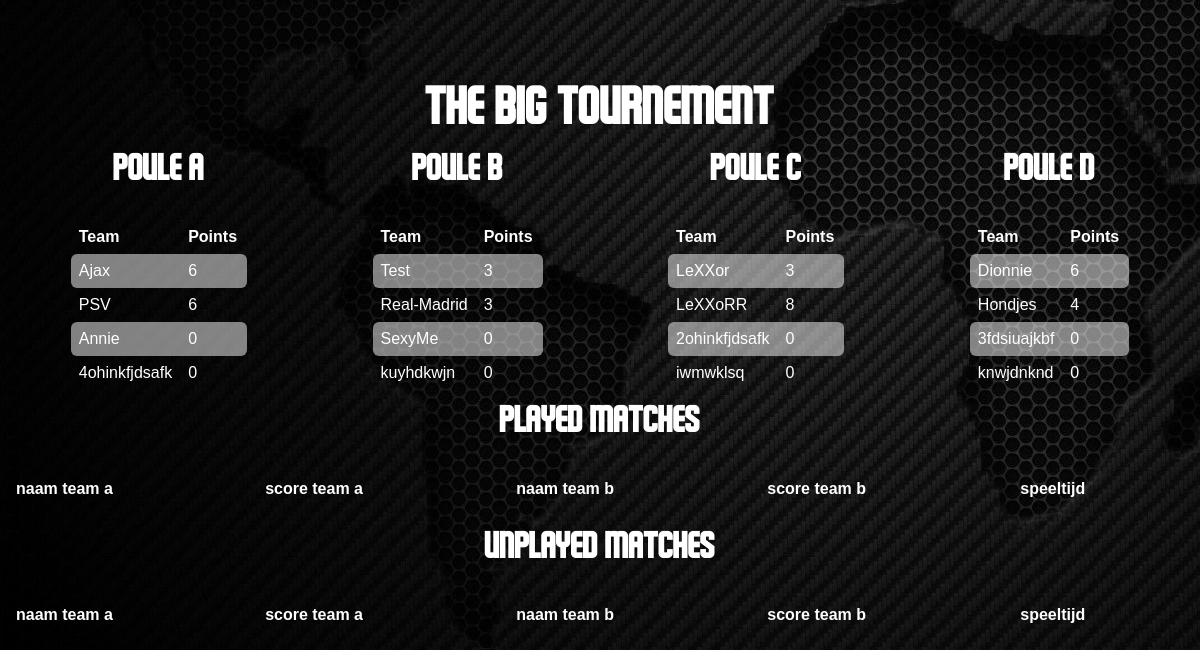
Before: / (lower part) with the older database file.
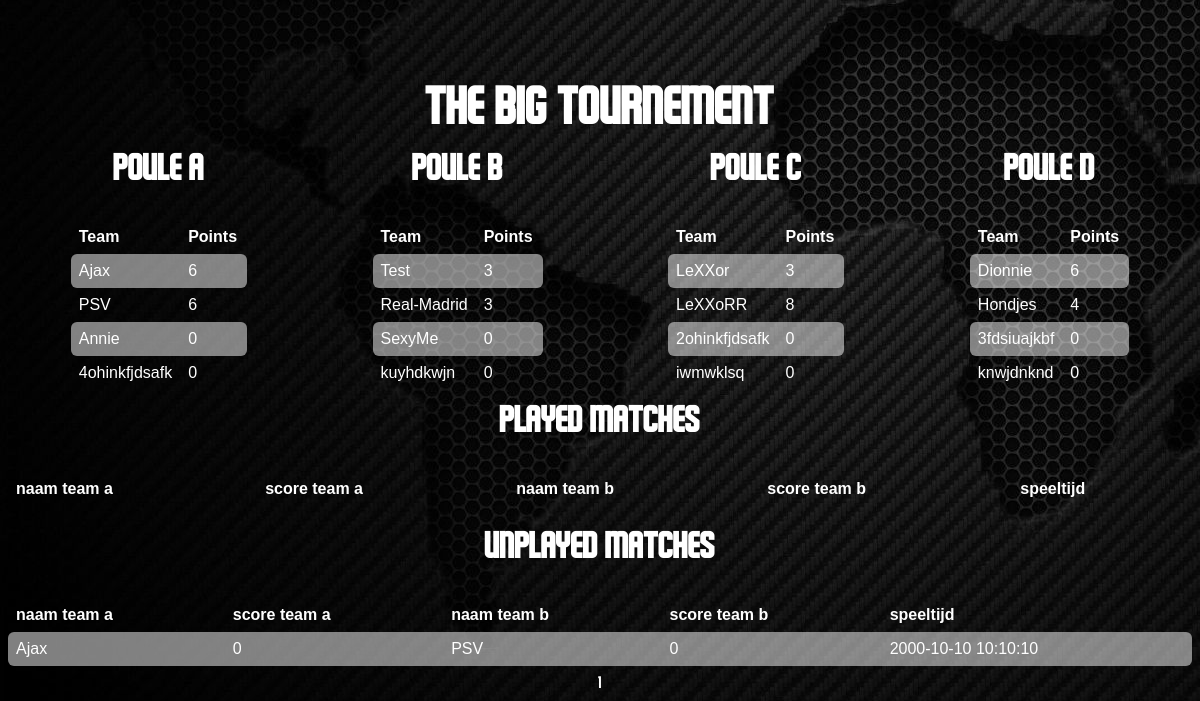
After: the same page with the newer database file.
### tables this page shows
CREATE TABLE `tbl_teams` (
  `id` int(11) UNSIGNED NOT NULL,
  `poule_id` int(11) NOT NULL DEFAULT '0',
  `name` varchar(255) NOT NULL,
  `points` int(3) DEFAULT '0',
  `created_at` datetime NOT NULL DEFAULT CURRENT_TIMESTAMP,
  `deleted_at` datetime DEFAULT NULL
);

CREATE TABLE `tbl_matches` (
  `id` int(10) UNSIGNED NOT NULL,
  `team_id_a` int(10) UNSIGNED NOT NULL,
  `team_id_b` int(10) UNSIGNED NOT NULL,
  `score_team_a` int(10) UNSIGNED DEFAULT '0',
  `score_team_b` int(10) UNSIGNED DEFAULT '0',
  `isPlayed` tinyint(1) DEFAULT '0',
  `matchType` int(1) NOT NULL DEFAULT '0',
  `start_time` datetime DEFAULT NULL
);

### index.php (the view, shortened to what this page needs)
<?php
    require ('app/database.php');
?>
<!doctype html>
<html lang="en">
<head>
    <link rel="stylesheet" href="Style/Main_Web_CSS.css">
</head>
<body>
<div class="container">
    <div class="Group" id="Group">
        <div class="Engineers">
            <div class="team">
                <div class="member">
                </div>
                <div class="member">
                </div>
                <div class="member">
                </div>
            </div>
        </div>
    </div>
    <div class="Tournament" id="Tournement">
        <h2>The Big Tournement</h2>
        <?php
            $poules = [];
            $i = 0;
            $query = 'SELECT * FROM tbl_teams WHERE poule_id = 1';
            $stmt = $db_conn->prepare($query);
            $stmt->execute();
            $poule_a = $stmt->fetchAll(PDO::FETCH_ASSOC);
            $query = 'SELECT * FROM tbl_teams WHERE poule_id = 2';
            $stmt = $db_conn->prepare($query);
            $stmt->execute();
            $poule_b = $stmt->fetchAll(PDO::FETCH_ASSOC);
            $query = 'SELECT * FROM tbl_teams WHERE poule_id = 3';
            $stmt = $db_conn->prepare($query);
            $stmt->execute();
            $poule_c = $stmt->fetchAll(PDO::FETCH_ASSOC);
            $query = 'SELECT * FROM tbl_teams WHERE poule_id = 4';
            $stmt = $db_conn->prepare($query);
            $stmt->execute();
            $poule_d = $stmt->fetchAll(PDO::FETCH_ASSOC);
            array_push($poules, $poule_a, $poule_b, $poule_c, $poule_d);
        ?>
        <div class="poules">
            <?php foreach ( $poules as $poule ): ?>
                <div class="item">
                    <?php
                        switch ($i) {
                            case 0:
                                echo '<h3>Poule A</h3>';
                                break;
                            case 1:
                                echo '<h3>Poule B</h3>';
                                break;
                            case 2:
                                echo '<h3>Poule C</h3>';
                                break;
                            case 3:
                                echo '<h3>Poule D</h3>';
                                break;
                        }
                        $i++;
                    ?>
                    <table>
                        <tr>
                            <th>Team</th>
                            <th>Points</th>
                        </tr>
                        <?php foreach ( $poule as $team ): ?>
                            <tr>
                                <td><?php echo $team['name']; ?></td>
                                <td><?php echo $team['points']; ?></td>
                            </tr>
                        <?php endforeach; ?>
                    </table>
                </div>
            <?php endforeach; ?>
        </div>
        <div class="matches">
            <div class="match">
                <h3>Played matches</h3>
                <table>
                    <tr>
                        <th>naam team a</th>
                        <th>score team a</th>
                        <th>naam team b</th>
                        <th>score team b</th>
                        <th>speeltijd</th>
                    </tr>
                </table>
                <div class="pagenation">
                </div>
            </div>
            <div class="match">
                <?php
                $page = isset($_GET['page']) ? (int)$_GET['page'] : 1;
                $perPage = isset($_GET['per-page']) && $_GET['per-page'] <= 8 ? (int)$_GET['per-page'] : 8;
                $start = ($page > 1) ? ($page * $perPage) - $perPage : 0;
                $matches = $db_conn->prepare ("SELECT SQL_CALC_FOUND_ROWS * FROM tbl_matches WHERE isPlayed = FALSE AND start_time IS NOT NULL ORDER BY start_time ASC LIMIT {$start},{$perPage}");
                $matches->execute();
                $matches = $matches->fetchAll(PDO::FETCH_ASSOC);
                $total = $db_conn->query("SELECT FOUND_ROWS() as total")->fetch()['total'];
                $pages = ceil($total /$perPage);
                $teams = $db_conn->prepare ("SELECT * FROM tbl_teams");
                $teams->execute();
                $teams = $teams->fetchAll(PDO::FETCH_ASSOC);
                ?>
                <h3>Unplayed matches</h3>
                <table>
                    <tr>
                        <th>naam team a</th>
                        <th>score team a</th>
                        <th>naam team b</th>
                        <th>score team b</th>
                        <th>speeltijd</th>
                    </tr>
                    <?php foreach ( $matches as $match ): ?>
                        <tr>
                            <td>
                                <?php
                                foreach ( $teams as $team ) {
                                    if ( $team['id'] == $match['team_id_a'] ) {
                                        echo $team['name'];
                                    }
                                }
                                ?>
                            </td>
                            <td><?= $match['score_team_a'] ?></td>
                            <td>
                                <?php
                                foreach ( $teams as $team ) {
                                    if ( $team['id'] == $match['team_id_b']) {
                                        echo $team['name'];
                                    }
                                }
                                ?>
                            </td>
                            <td><?= $match['score_team_b'] ?></td>
                            <td><?= $match['start_time'] ?></td>
                        </tr>
                    <?php endforeach; ?>
                </table>
                <div class="pagenation">
                    <?php  for ($x =1; $x <= $pages; $x++) :?>
                        <a href="?page=<?php echo $x; ?>&per-page=<?php echo $perPage ?>"><?php  echo $x; ?></a>
                    <?php endfor; ?>
                </div>
            </div>
        </div>
    </div>
</div>
</body>
</html>

### style/Main_Web_CSS.css (style rules this page uses)
body { background-image: url("../Img/Background/Background_Placeholder.jpg"); background-size:auto; color: #FFFFFF; font-family: 'Schluber'; text-align: center; }
h2 { font-size: 50px; margin: 0; }
h3 { font-size: 35px; margin: 0; padding-top: 15px; padding-bottom: 30px; }
a { text-decoration: none; color: #FFFFFF; }
table { font-family: arial, sans-serif; border-collapse: collapse; width: 100%; }
tr td:first-of-type { border-radius: 6px 0 0 6px; }
tr td:last-of-type { border-radius: 0 6px 6px 0; }
td, th { text-align: left; padding: 8px; }
tr:nth-child(even) { background-color: rgba(255,255,255,0.5); }
table th { padding-right: 10px; }
.pagenation { padding-top: 10px; }
.container { margin-top: 175px; }
.team { display: flex; justify-content: center; margin: 35px; }
.member { margin: 15px; padding: 15px; height: 360px; }
.poules { display: flex; flex-direction: row; justify-content: space-around; }
.matches { display: flex; justify-content: space-around; flex-direction: row; }
@media screen and ( max-width: 1300px ) { .matches { display: flex; flex-direction: column; } }

Changed rows visible on the page:
now on this page (row edited): tbl_matches: score_team_a "0", score_team_b "0", start_time "2000-10-10 10:10:10", tbl_teams (name "Ajax"), tbl_teams (name "PSV")
Other visible differences:
new list line: "1"
